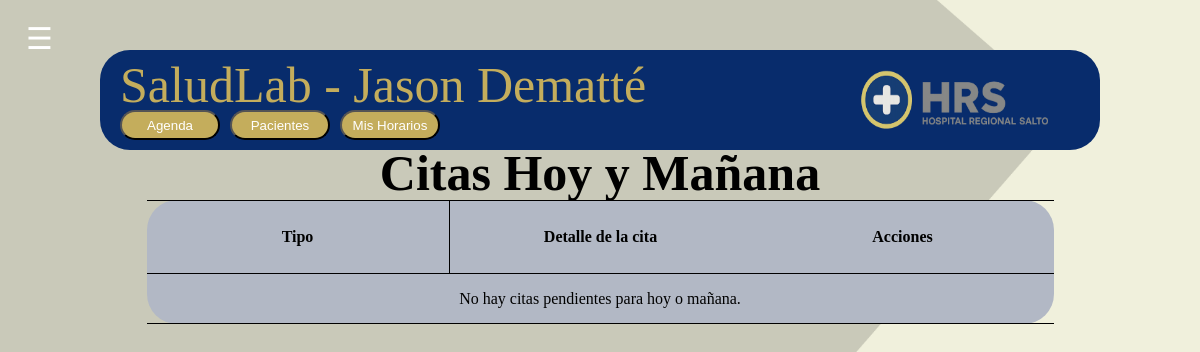
/Doctores/Pag_Medico.php (signed in), run on an earlier commit of the app's database.
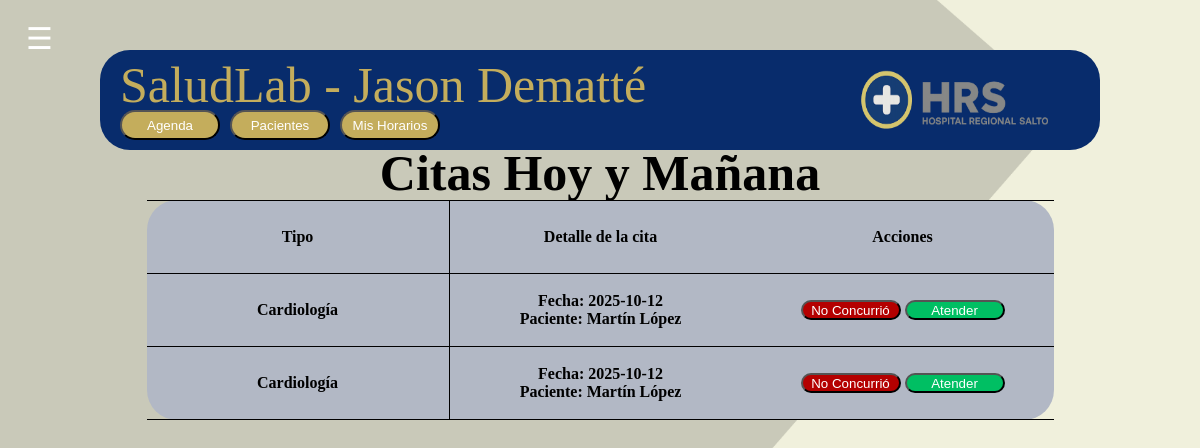
And on a later commit of the database.
### tables this page shows
CREATE TABLE `consulta` (
  `ID_Consulta` int(11) NOT NULL,
  `Cedula_D` int(11) NOT NULL,
  `ID_Especialidad` int(11) NOT NULL,
  `Fecha_Consulta` date NOT NULL,
  `Horario` time NOT NULL,
  `Cedula_P` int(11) DEFAULT NULL,
  `Estado` enum('Disponible','Ocupado','Cancelado') NOT NULL DEFAULT 'Disponible'
);

CREATE TABLE `especialidad` (
  `ID_Especialidad` int(11) NOT NULL,
  `Nom_Especialidad` varchar(100) DEFAULT NULL,
  `Cedula_D` int(11) DEFAULT NULL,
  `Descripcion` varchar(1000) DEFAULT NULL,
  `Fecha_Esp` date DEFAULT NULL
);

CREATE TABLE `paciente` (
  `Cedula_P` int(11) NOT NULL,
  `Nombre_P` varchar(100) DEFAULT NULL,
  `Fecha_Nac` date DEFAULT NULL,
  `Sexo` varchar(10) DEFAULT NULL,
  `Correo` varchar(50) DEFAULT NULL,
  `His_med` varchar(1000) DEFAULT NULL,
  `Tel` varchar(15) DEFAULT NULL,
  `Contraseña_P` varchar(10) DEFAULT NULL,
  `Usuario_P` varchar(50) DEFAULT NULL
);

### Doctores/Pag_Medico.php (the view, shortened to what this page needs)
<?php
include '../Base de datos/Conexion.php';
$usuario_sesion = $_SESSION['usuario'];
$stmt = $conn->prepare("SELECT Cedula_D, Nombre_D FROM doctor WHERE Usuario_D=?");
$stmt->bind_param("s", $usuario_sesion);
$stmt->execute();
$result = $stmt->get_result();
if ($result->num_rows === 1) {
    $row = $result->fetch_assoc();
    $cedula_doctor = $row['Cedula_D'];
    $nombre_doctor = $row['Nombre_D'];
} else {
    die("Error: médico no encontrado.");
}
$hoy = date('Y-m-d');
$manana = date('Y-m-d', strtotime('+1 day'));
$sql = "SELECT
            c.ID_Consulta AS Numero,
            c.Fecha_Consulta AS Fecha,
            e.Nom_Especialidad AS Especialidad,
            p.Nombre_P AS Paciente,
            c.Estado
        FROM consulta c
        INNER JOIN especialidad e ON c.ID_Especialidad = e.ID_Especialidad
        LEFT JOIN paciente p ON c.Cedula_P = p.Cedula_P
        WHERE c.Cedula_D = ?
          AND c.Fecha_Consulta BETWEEN ? AND ?
          AND c.Estado = 'Ocupado'
        ORDER BY c.Fecha_Consulta ASC, c.Horario ASC";
$stmt = $conn->prepare($sql);
$stmt->bind_param("iss", $cedula_doctor, $hoy, $manana);
$stmt->execute();
$consultas = $stmt->get_result();
?>
<!DOCTYPE html>
<html lang="es">
<head>
    <link rel="stylesheet" href="SegundaPagina.css">
</head>
<body>
<button class="hamburger" onclick="toggleMenu()">☰</button>
<div class="superior">
    <button onclick="location.href='BuscarPac.php'" class="pac">Pacientes</button>
    <button onclick="location.href='Agenda.html'" class="Boton">Agenda</button>
    <button onclick="location.href='GestionHorarios.php'" class="Boton2">Mis Horarios</button>
    <p class="Texto">SaludLab - <?php echo htmlspecialchars($nombre_doctor); ?></p>
    <img src="../Imagenes/logohospital.png" alt="logo" class="logo">
</div>
<h1 class="Cita">Citas Hoy y Mañana</h1>
<div class="tablas">
    <div class="estilos">
        <table>
            <tr>
                <th class="lateral">Tipo</th>
                <th>Detalle de la cita</th>
                <th class="asistencia">Acciones</th>
            </tr>
            <?php if ($consultas->num_rows > 0): ?>
                <?php while ($cita = $consultas->fetch_assoc()): ?>
                    <tr>
                        <th class="lateral"><?php echo htmlspecialchars($cita['Especialidad']); ?></th>
                        <th>
                            Fecha: <?php echo htmlspecialchars($cita['Fecha']); ?><br>
                            Paciente: <?php echo htmlspecialchars($cita['Paciente']); ?>
                        </th>
                        <th class="asistencia">
                            <form method="post" style="display:inline;">
                                <input type="submit" class="NoConcurrio" value="No Concurrió" onclick="return confirm('¿Eliminar esta cita?');">
                            </form>
                            <form method="get" action="Atender.php" style="display:inline;">
                                <input type="submit" class="Atender" value="Atender">
                            </form>
                        </th>
                    </tr>
                <?php endwhile; ?>
            <?php else: ?>
                <tr><td colspan="3">No hay citas pendientes para hoy o mañana.</td></tr>
            <?php endif; ?>
        </table>
    </div>
</div>
</body>
</html>

What changed in the data, as far as the page shows it:
added consulta: ID_Especialidad.Nom_Especialidad "Cardiología", Fecha_Consulta "2025-10-12", Cedula_P.Nombre_P "Martín López"
added consulta: ID_Especialidad.Nom_Especialidad "Cardiología", Fecha_Consulta "2025-10-12", Cedula_P.Nombre_P "Martín López"
Also different on the page:
text no longer shown: "No hay citas pendientes para hoy o mañana."
